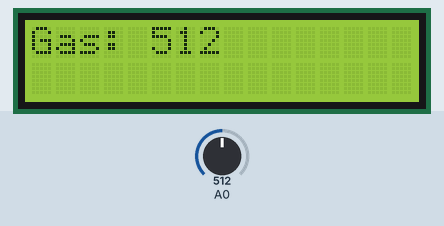
A sketch run on a simulated ESP8266 (NodeMCU). On the bench: 16×2 character LCD. The inputs (shaded band) are chosen by the test bench; at power-on: A0 = 512. What the sketch prints to the serial monitor is not drawn.

Above: at 1.2 s.
1.3 s: A0 set to 716
At 3.1 s:
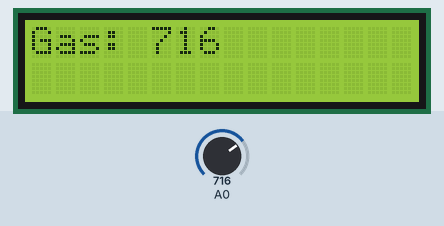
3.6 s: A0 set to 900
At 5.3 s:
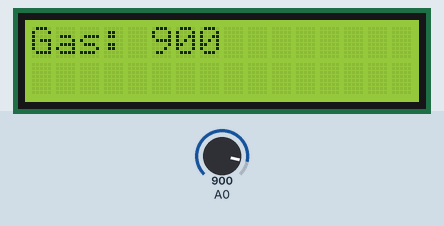
5.6 s: A0 set to 1023
At 6.6 s:
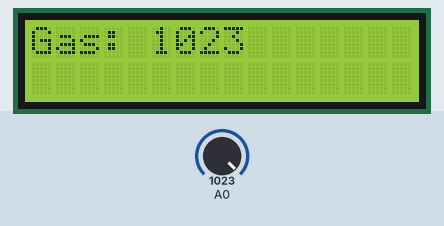
Timing chart, 0 to 8.6 s (numbered marks = the images above; inputs shaded):
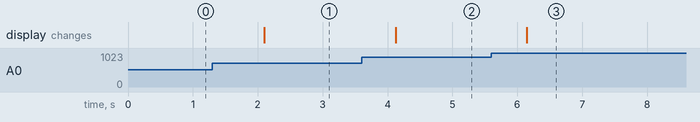

The sketch:

MQ6.ino
```cpp
#include <ESP8266WiFi.h>
#include <Wire.h>
#include <LiquidCrystal_I2C.h>

LiquidCrystal_I2C lcd(0x27, 16, 2);
int n;
void setup(){
  Serial.begin(9600);
  lcd.init();
  lcd.backlight();
  lcd.home();
  lcd.display();
  }
void loop() {
 int value = analogRead(A0);

  lcd.clear();
  lcd.setCursor(0,0);
  lcd.print("Gas: ");
  lcd.print (value);
  Serial.println(value);
 delay(1000);
}
```

Measured:
- after the input at 1.3 s, the display: changes after 0.80 s (image 1)
- after the input at 3.6 s, the display: changes after 0.52 s (image 2)
- after the input at 5.6 s, the display: changes after 0.55 s (image 3)
